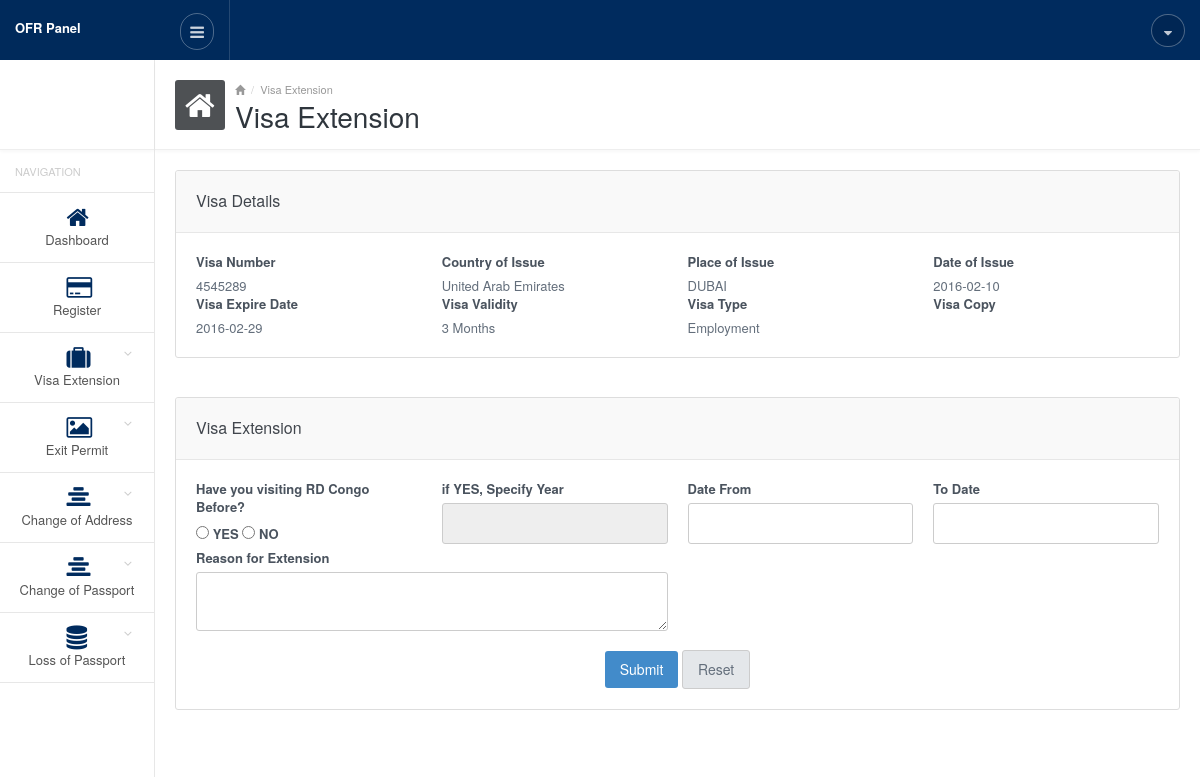
The page /admin/visa_extension.php (signed in) on the database its author committed.
### tables this page shows
CREATE TABLE IF NOT EXISTS `register` (
  `id` int(11) NOT NULL AUTO_INCREMENT,
  `full_name` varchar(128) NOT NULL,
  `sex` varchar(10) NOT NULL,
  `spouses_name` varchar(128) NOT NULL,
  `fathers_name` varchar(128) NOT NULL,
  `mothers_name` varchar(128) NOT NULL,
  `dob` date NOT NULL,
  `age` int(11) NOT NULL,
  `email_id` varchar(258) NOT NULL,
  `mobile_no` varchar(20) NOT NULL,
  `country_of_birth` varchar(128) NOT NULL,
  `city_of_birth` varchar(128) NOT NULL,
  `height` varchar(10) NOT NULL,
  `religion` varchar(128) NOT NULL,
  `present_nationality` varchar(128) NOT NULL,
  `photo` varchar(258) NOT NULL,
  `addr_os_congo_addr1` varchar(258) NOT NULL,
  `addr_os_congo_city` varchar(128) NOT NULL,
  `addr_os_congo_country` varchar(128) NOT NULL,
  `rdcongo_addr_1` varchar(258) NOT NULL,
  `rdcongo_addr_city` varchar(128) NOT NULL,
  `rdcongo_addr_phoneno` varchar(20) NOT NULL,
  `emergency_contact_name` varchar(258) NOT NULL,
  `emergency_phone_no` varchar(20) NOT NULL,
  `emergency_country` varchar(128) NOT NULL,
  `emergency_city` varchar(128) NOT NULL,
  `emergency_relationship` varchar(128) NOT NULL,
  `passport_number` varchar(50) NOT NULL,
  `pp_country_of_issue` varchar(128) NOT NULL,
  `pp_place_of_issue` varchar(128) NOT NULL,
  `pp_date_of_issue` date NOT NULL,
  `pp_expire_date` date NOT NULL,
  `passport_brouchure` varchar(258) NOT NULL,
  `visa_number` varchar(128) NOT NULL,
  `visa_country_of_issue` varchar(258) NOT NULL,
  `visa_place_of_issue` varchar(128) NOT NULL,
  `visa_date_of_issue` date NOT NULL,
  `visa_expire_date` date NOT NULL,
  `visa_validity` varchar(128) NOT NULL,
  `visa_type` varchar(128) NOT NULL,
  `visa_copy` varchar(258) NOT NULL,
  `place_of_embarkation` varchar(258) NOT NULL,
  `city_of_embarkation` varchar(258) NOT NULL,
  `country_of_embarkation` varchar(258) NOT NULL,
  `date_of_arrival` date NOT NULL,
  `mode_of_journey` varchar(258) NOT NULL,
  `purpose_of_visiting_rdcongo` varchar(128) NOT NULL,
  `purpose_description` varchar(258) NOT NULL,
  `support_document` varchar(258) NOT NULL,
  `status` tinyint(4) NOT NULL,
  `usertype` tinyint(4) NOT NULL COMMENT '0-users,1-police,2-airport,3-Admin',
  `ts` timestamp NOT NULL DEFAULT CURRENT_TIMESTAMP,
  PRIMARY KEY (`id`)
);

CREATE TABLE IF NOT EXISTS `tbl_countries` (
  `id` int(5) NOT NULL AUTO_INCREMENT,
  `countryCode` char(2) NOT NULL DEFAULT '',
  `countryName` varchar(45) NOT NULL DEFAULT '',
  PRIMARY KEY (`id`)
);

### admin/genfunctions.php (called while the page is built, shortened)
<?php
function get_session($var)
{
	if (isset($_SESSION[$var])) {
		return $_SESSION[$var];
	}
	else {
		return '';
	}
}
function request_get($param, $type = 1, $default_value = "") {
	return "";
}
function getCountriesNameById($id = "0")
{
    $query = "SELECT id, countryName FROM tbl_countries where id='$id'";
    $result = mysql_query($query) or die("ERR".mysql_error());
    $resultSet = mysql_fetch_array($result);
    return $resultSet['countryName'];
}
?>

### admin/visa_extension.php (the view, shortened to what this page needs)
<?php
	$pageTitle = "Visa Extension";
	require_once("genfunctions.php");
	require_once("common_header.php");
	$reg_profile_id = get_session("reg_profile_id");
	$job = request_get('job');
	$sql = "SELECT * FROM `register` WHERE id = '$reg_profile_id' ";
	$res = mysql_query($sql) or die("ERR".mysql_error());
	$r = mysql_fetch_assoc($res);
	$visa_number = $r['visa_number'];
	$visa_country_of_issue = $r['visa_country_of_issue'];
	$visa_place_of_issue = $r['visa_place_of_issue'];
	$visa_date_of_issue = $r['visa_date_of_issue'];
	$visa_expire_date = $r['visa_expire_date'];
	$visa_validity = $r['visa_validity'];
	$visa_type = $r['visa_type'];
?>
<form method="post">
	<div class="panel panel-default">
		<div class="panel-heading">
			<h4 class="panel-title">Visa Details</h4>
		</div>
		<div class="panel-body">
        	<div class="row">
        		<div class="col-sm-3">
        			<label>Visa Number</label>
                  	<div><?php echo $visa_number; ?></div>
        		</div>
        		<div class="col-sm-3">
        			<label>Country of Issue</label>
                  	<div><?php echo getCountriesNameById($visa_country_of_issue); ?></div>
        		</div>
        		<div class="col-sm-3">
        			<label>Place of Issue</label>
        			<div><?php echo $visa_place_of_issue; ?></div>
        		</div>
        		<div class="col-sm-3">
        			<label>Date of Issue</label>
        			<div><?php echo $visa_date_of_issue; ?></div>
        		</div>
        	</div>
        	<div class="row">
        		<div class="col-sm-3">
        			<label>Visa Expire Date</label>
                  	<div><?php echo $visa_expire_date; ?></div>
        		</div>
        		<div class="col-sm-3">
        			<label>Visa Validity</label>
                  	<div><?php echo $visa_validity; ?></div>
        		</div>
        		<div class="col-sm-3">
        			<label>Visa Type</label>
                  	<div><?php echo $visa_type; ?></div>
        		</div>
        		<div class="col-sm-3">
        			<label>Visa Copy</label>
        		</div>
        	</div>
		</div>
	</div>
	<br>
	<div class="panel panel-default">
		<div class="panel-heading">
			<h4 class="panel-title"><?php if(isset($pageTitle)) echo $pageTitle; else echo "Home"; ?></h4>
		</div>
		<div class="panel-body">
			<div class="row">
				<div class="col-sm-3">
					<label>Have you visiting RD Congo Before?</label>
                  	<?php
                  		if($job=="view")
                  		{
                  	?>
                  		<div><?php echo $have_you_visiting_rdcongo_before; ?></div>
                  	<?php
                  		}else{
                  	?><br>
                  		<input type="radio" name="have_you_visiting_rdcongo_before" id="have_you_visiting_rdcongo_before_yes" tabindex="2" value="YES" <?php if($have_you_visiting_rdcongo_before=="YES") echo "checked='checked'"; ?> > <label for="have_you_visiting_rdcongo_before_yes">YES</label>
                  		<input type="radio" name="have_you_visiting_rdcongo_before" id="have_you_visiting_rdcongo_before_no" tabindex="3" value="NO" <?php if($have_you_visiting_rdcongo_before=="NO") echo "checked='checked'"; ?> > <label for="have_you_visiting_rdcongo_before_no">NO</label>
                  	<?php
                  		}
                  	?>
				</div>
				<div class="col-sm-3">
					<label>if YES, Specify Year</label>
                  	<?php
                  		if($job=="view")
                  		{
                  	?>
                  		<div><?php echo $if_yes_year; ?></div>
                  	<?php
                  		}else{
                  	?>
                  		<input type="text" class="form-control" name="if_yes_year" id="if_yes_year" tabindex="4" value="<?php echo $if_yes_year; ?>" />
                  	<?php
                  		}
                  	?>
				</div>
				<div class="col-sm-3">
					<label>Date From</label>
                  	<?php
                  		if($job=="view")
                  		{
                  	?>
                  		<div><?php echo $date_from; ?></div>
                  	<?php
                  		}else{
                  	?>
                  		<input type="text" class="form-control datepicker" name="date_from" id="date_from" tabindex="5" value="<?php echo $date_from; ?>" />
                  	<?php
                  		}
                  	?>
				</div>
				<div class="col-sm-3">
					<label>To Date</label>
                  	<?php
                  		if($job=="view")
                  		{
                  	?>
                  		<div><?php echo $date_to; ?></div>
                  	<?php
                  		}else{
                  	?>
                  		<input type="text" class="form-control datepicker" name="date_to" id="date_to" tabindex="6" value="<?php echo $date_to; ?>" />
                  	<?php
                  		}
                  	?>
				</div>
			</div>
			<div class="row">
				<div class="col-sm-6">
					<label>Reason for Extension</label>
                  	<?php
                  		if($job=="view")
                  		{
                  	?>
                  		<div><?php echo $reason_for_ext; ?></div>
                  	<?php
                  		}else{
                  	?>
                  		<textarea class="form-control" name="reason_for_ext" id="reason_for_ext" tabindex="7"><?php echo $reason_for_ext; ?></textarea>
                  	<?php
                  		}
                  	?>
				</div>
			</div>
			<br>
			<div class="row">
				<div class="col-sm-12">
					<center> <input type="submit" name="save_visa_ext" id="save_visa_ext" value="Submit" class="btn btn-primary" /> <input type="reset" class="btn btn-default" value="Reset"> </center>
				</div>
			</div>
		</div>
	</div>
</form>
<?php
	require_once("common_footer.php");
?>

### admin/css/style.default.css (style rules this page uses)
body { font-size: 13px; color: #636E7B; background-color: #fff; }

### admin/visa_extension.php (style rules this page uses)
label { font-weight: bold; }

### rows shown on the page
register: visa_number "4545289", visa_country_of_issue.countryName "United Arab Emirates", visa_place_of_issue "DUBAI", visa_date_of_issue "2016-02-10", visa_expire_date "2016-02-29", visa_validity "3 Months", visa_type "Employment"

### other values the page prints
$pageTitle "Visa Extension"
